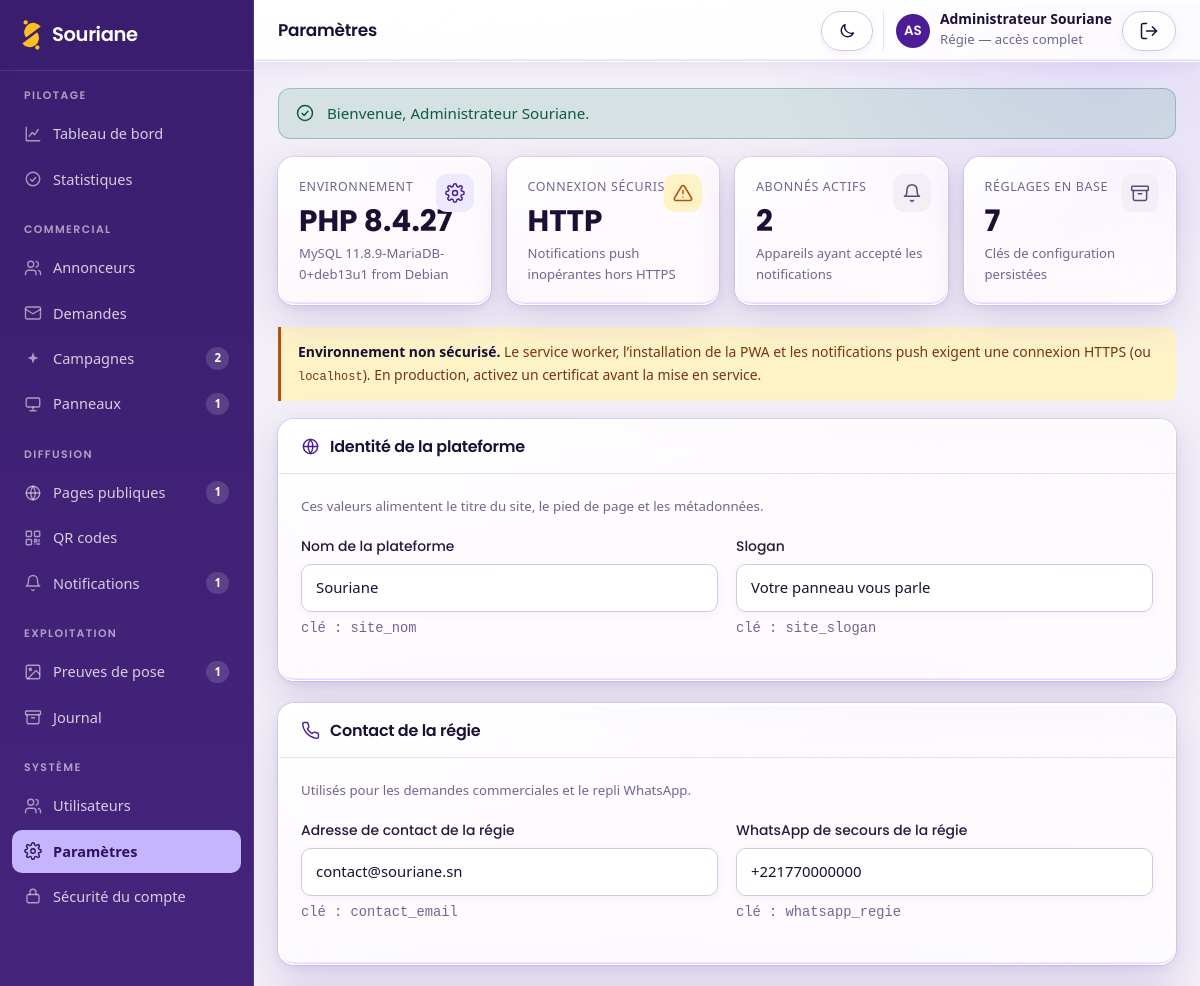
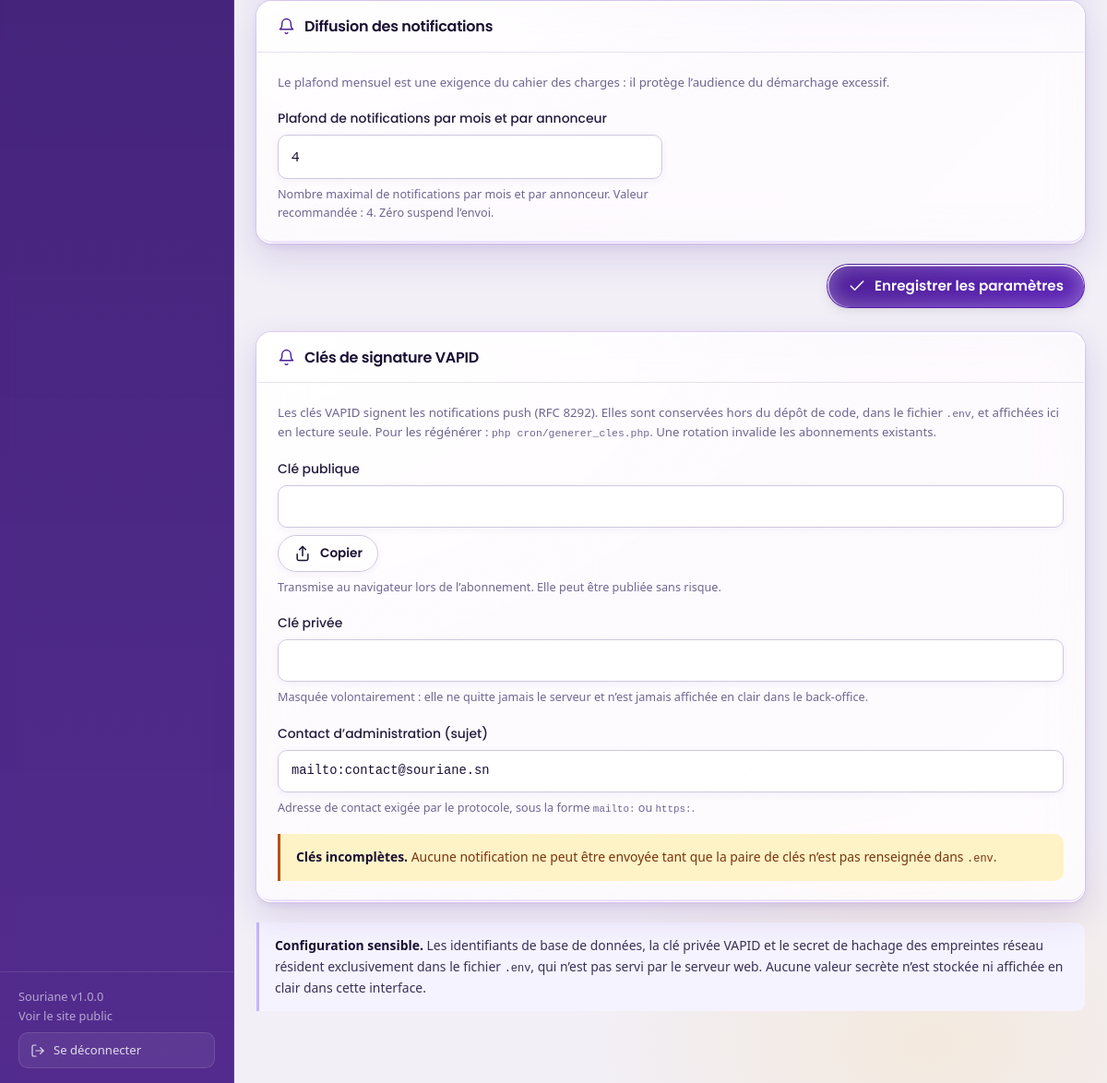
Page /admin/parametres (signed in) on the committed database (2 pictures, top to bottom).
### tables this page shows
CREATE TABLE `utilisateurs` (
    `id`            INT UNSIGNED NOT NULL AUTO_INCREMENT,
    `nom`           VARCHAR(120)  NOT NULL,
    `email`         VARCHAR(180)  NOT NULL,
    `mot_de_passe`  VARCHAR(255)  NOT NULL COMMENT 'Empreinte Argon2id',
    `role`          ENUM('regie','agent','annonceur') NOT NULL DEFAULT 'agent',
    `annonceur_id`  INT UNSIGNED  NULL COMMENT 'Renseigné si role = annonceur',
    `telephone`     VARCHAR(30)   NULL,
    `actif`         TINYINT(1)    NOT NULL DEFAULT 1,
    `derniere_connexion` DATETIME NULL,
    `tentatives_echec` TINYINT UNSIGNED NOT NULL DEFAULT 0,
    `verrouille_jusqua` DATETIME  NULL,
     
     
     
     
     
    `totp_secret`        VARCHAR(255)  NULL COMMENT 'Secret TOTP, chiffré',
    `totp_actif`         TINYINT(1)    NOT NULL DEFAULT 0,
    `totp_confirme_le`   DATETIME      NULL,
    `totp_dernier_pas`   BIGINT UNSIGNED NULL COMMENT 'Intervalle de 30 s déjà consommé',
    `totp_codes_secours` TEXT          NULL COMMENT 'Empreintes SHA-256, une par ligne',
    `cree_le`       DATETIME      NOT NULL DEFAULT CURRENT_TIMESTAMP,
    `maj_le`        DATETIME      NOT NULL DEFAULT CURRENT_TIMESTAMP ON UPDATE CURRENT_TIMESTAMP,
    PRIMARY KEY (`id`),
    UNIQUE KEY `uk_utilisateurs_email` (`email`),
    KEY `idx_utilisateurs_role` (`role`),
    KEY `fk_utilisateurs_annonceur` (`annonceur_id`),
    CONSTRAINT `fk_utilisateurs_annonceur` FOREIGN KEY (`annonceur_id`)
        REFERENCES `annonceurs` (`id`) ON DELETE SET NULL ON UPDATE CASCADE
);

CREATE TABLE `parametres` (
    `cle`       VARCHAR(80)  NOT NULL,
    `valeur`    TEXT         NULL,
    `libelle`   VARCHAR(180) NULL,
    `maj_le`    DATETIME     NOT NULL DEFAULT CURRENT_TIMESTAMP ON UPDATE CURRENT_TIMESTAMP,
    PRIMARY KEY (`cle`)
);

### app/views/admin/parametres.php (the view, shortened to what the rows shown need)
<?php
$groupes = [
    'Identité de la plateforme' => [
        'icone' => 'site',
        'aide'  => 'Ces valeurs alimentent le titre du site, le pied de page et les métadonnées.',
        'cles'  => ['site_nom', 'site_slogan'],
    ],
    'Contact de la régie' => [
        'icone' => 'telephone',
        'aide'  => 'Utilisés pour les demandes commerciales et le repli WhatsApp.',
        'cles'  => ['contact_email', 'whatsapp_regie'],
    ],
    'Diffusion des notifications' => [
        'icone' => 'cloche',
        'aide'  => 'Le plafond mensuel est une exigence du cahier des charges : il protège l’audience du démarchage excessif.',
        'cles'  => ['plafond_notifications'],
    ],
];
$parCle = [];
foreach ($lignes as $ligne) {
    $parCle[(string) $ligne['cle']] = $ligne;
}
$clesListees = [];
foreach ($groupes as $groupe) {
    $clesListees = array_merge($clesListees, $groupe['cles']);
}
$clesListees[] = 'cle_publique_vapid';
$clesListees[] = 'cle_privee_vapid';
?>
<form method="post" action="<?= e(url('admin/parametres')) ?>">
    <?php foreach ($groupes as $titreGroupe => $groupe): ?>
        <div class="panneau">
            <div class="panneau__entete">
                <h2 class="panneau__titre"><?= Icone::svg($groupe['icone']) ?> <?= e($titreGroupe) ?></h2>
            </div>
            <div class="panneau__corps">
                <p class="texte-petit" style="margin-bottom:18px"><?= e($groupe['aide']) ?></p>
                <div class="grille-champs">
                    <?php foreach ($groupe['cles'] as $cle): ?>
                        <?php
                        $ligne   = $parCle[$cle] ?? null;
                        $libelle = $ligne !== null && $ligne['libelle'] !== null ? (string) $ligne['libelle'] : $cle;
                        $valeur  = $ligne !== null ? (string) ($ligne['valeur'] ?? '') : '';
                        $id      = 'param-' . str_replace('_', '-', $cle);
                        ?>
                        <div class="champ">
                            <label class="champ__etiquette" for="<?= e($id) ?>"><?= e($libelle) ?></label>
                            <?php if ($cle === 'plafond_notifications'): ?>
                                <input class="saisie" type="number" id="<?= e($id) ?>"
                                       name="parametres[<?= e($cle) ?>]" value="<?= e($valeur) ?>"
                                       min="0" max="12" step="1">
                                <div class="champ__aide">
                                    Nombre maximal de notifications par mois et par annonceur.
                                    Valeur recommandée : 4. Zéro suspend l’envoi.
                                </div>
                            <?php else: ?>
                                <input class="saisie" type="text" id="<?= e($id) ?>"
                                       name="parametres[<?= e($cle) ?>]" value="<?= e($valeur) ?>"
                                       maxlength="255" autocomplete="off">
                                <div class="champ__aide monospace">clé : <?= e($cle) ?></div>
                            <?php endif; ?>
                        </div>
                    <?php endforeach; ?>
                </div>
            </div>
        </div>
    <?php endforeach; ?>
</form>
<div class="panneau">
    <div class="panneau__entete">
        <h2 class="panneau__titre"><?= Icone::svg('cloche') ?> Clés de signature VAPID</h2>
    </div>
</div>
<?php $orphelines = array_diff(array_keys($parCle), $clesListees); ?>

### app/views/layouts/admin.php (shortened to what the rows shown need)
<?php
$titrePage     = $titrePage ?? 'Tableau de bord';
$contenu       = $contenu ?? '';
$utilisateur = Auth::utilisateur();
$initiales   = '';
if ($utilisateur !== null) {
    $mots = preg_split('/\s+/', trim((string) $utilisateur['nom'])) ?: [];
    foreach (array_slice($mots, 0, 2) as $mot) {
        $initiales .= mb_strtoupper(mb_substr($mot, 0, 1));
    }
}
?>
<!DOCTYPE html>
<html lang="fr">
<head>
<link rel="stylesheet" href="<?= e(asset('css/app.css')) ?>">
<link rel="stylesheet" href="<?= e(asset('css/admin.css')) ?>">
</head>
<body class="admin">
<div class="admin-conteneur">
    <div class="admin-principal">
        <header class="admin-entete">
            <div class="pile">
                <h1 class="admin-entete__titre"><?= e($titrePage) ?></h1>
            </div>
            <div class="admin-entete__actions">
                <?php if ($utilisateur !== null): ?>
                    <div class="admin-entete__utilisateur">
                        <span class="avatar" aria-hidden="true"><?= e($initiales !== '' ? $initiales : 'SA') ?></span>
                        <span>
                            <strong style="display:block;line-height:1.2"><?= e((string) $utilisateur['nom']) ?></strong>
                            <span class="texte-petit"><?= e(\Souriane\Models\Utilisateur::ROLES[$utilisateur['role']] ?? $utilisateur['role']) ?></span>
                        </span>
                        <form method="post" action="<?= e(url('admin/deconnexion')) ?>" style="margin:0" id="formulaire-deconnexion-entete">
                            <button type="submit" class="btn btn--contour btn--petit" title="Se déconnecter" id="bouton-deconnexion-entete" aria-haspopup="dialog" aria-controls="dialogue-deconnexion">
                                <?= Icone::svg('deconnexion') ?>
                            </button>
                        </form>
                    </div>
                <?php endif; ?>
            </div>
        </header>
        <div class="admin-contenu">
            <?= $contenu ?>
        </div>
    </div>
</div>
</body>
</html>

### rows in the picture
utilisateurs: nom "Administrateur Souriane", role "Régie — accès complet"
parametres: libelle "Nom de la plateforme", valeur "Souriane"
parametres: libelle "Slogan", valeur "Votre panneau vous parle"
parametres: libelle "Adresse de contact de la régie", valeur "contact@souriane.sn"
parametres: libelle "WhatsApp de secours de la régie", valeur "+221770000000"
parametres: libelle "Plafond de notifications par mois et par annonceur", valeur "4"

### other values in the picture
APP_NAME "Souriane"
$groupe['titre'] "PILOTAGE"
$lien['libelle'] "Tableau de bord"
$lien['libelle'] "Statistiques"
$groupe['titre'] "COMMERCIAL"
$lien['libelle'] "Annonceurs"
$lien['libelle'] "Demandes"
$lien['libelle'] "Campagnes"
$compteurs[$lien['cle']] "2"
$lien['libelle'] "Panneaux"
$compteurs[$lien['cle']] "1"
$groupe['titre'] "DIFFUSION"
$lien['libelle'] "Pages publiques"
$lien['libelle'] "QR codes"
$lien['libelle'] "Notifications"
